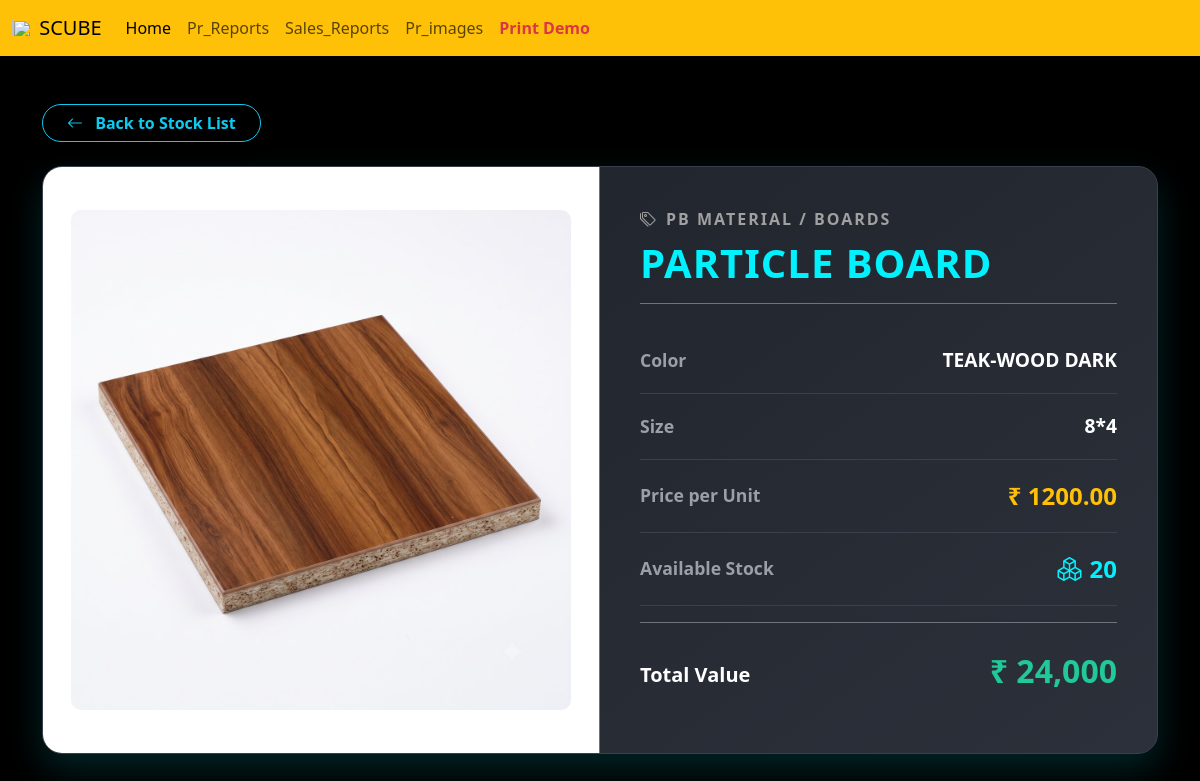
/stock-management/item/3/ (signed in), run on the app's committed database.
### manager/models.py (models this page shows, shortened)
class StockItem(models.Model):
    material = models.ForeignKey(StockMaterialCategory, on_delete=models.CASCADE, related_name='stock_items', verbose_name="Select Material")
    name = models.CharField(max_length=150, verbose_name="Item Name")
    color = models.CharField(max_length=50, null=True, blank=True, verbose_name="Color")
    size = models.CharField(max_length=50, null=True, blank=True, verbose_name="Size")
    prize = models.DecimalField(max_digits=10, decimal_places=2, verbose_name="Prize")
    stock = models.IntegerField(default=0, verbose_name="Stock Quantity")
    image = models.ImageField(upload_to='stock_images/', null=True, blank=True, verbose_name="Image")

class StockMaterialCategory(models.Model):
    MATERIAL_TYPES = [
        ('SOFA', 'SOFA MATERIAL'),
        ('PB', 'PB MATERIAL'),
    ]
    material_type = models.CharField(max_length=20, choices=MATERIAL_TYPES, verbose_name="Material Type")
    category_name = models.CharField(max_length=100, verbose_name="Category Name")

### manager/views.py (the view)
# urls.py: path('stock-management/item/<int:item_id>/', views.stock_item_detail, name='stock_item_detail'),
@user_passes_test(is_admin)
def stock_item_detail(request, item_id):
    item = get_object_or_404(StockItem, id=item_id)
    return render(request, 'stock_item_detail.html', {'item': item})

### manager/views.py (called while the page is built)
def is_admin(user):
    return user.is_authenticated and user.is_superuser

### manager/templates/stock_item_detail.html (shortened to what this page needs)
{% extends 'blank_layout.html' %}
{% load static %}
{% block content %}
<div class="container mt-5 mb-5">
    <a href="{% url 'stock_management' %}?cat_id={{ item.material.id }}" class="btn btn-outline-info rounded-pill px-4 mb-4 fw-bold shadow">
        <i class="bi bi-arrow-left me-2"></i> Back to Stock List
    </a>
    <div class="row detail-wrapper g-0">
        <div class="col-lg-6 border-end border-secondary">
            <div class="img-container">
                {% if item.image %}
                <img src="{{ item.image.url }}" alt="{{ item.name }}">
                {% else %}
                <img src="https://5.imimg.com/images/I/81hU2oV2vIL._AC_UF894,1000_QL80_.jpg" alt="Default Image">
                {% endif %}
            </div>
        </div>
        <div class="col-lg-6">
            <div class="info-container d-flex flex-column justify-content-center h-100">
                <div class="mb-4 pb-3 border-bottom border-secondary">
                    <div class="item-category mb-2"><i class="bi bi-tags me-2"></i>{{ item.material.get_material_type_display }} / {{ item.material.category_name }}</div>
                    <h1 class="item-title m-0">{{ item.name }}</h1>
                </div>
                <div class="details-list">
                    <div class="detail-row">
                        <span class="label">Color</span>
                        <span class="value">{{ item.color|default:"Not Specified" }}</span>
                    </div>
                    <div class="detail-row">
                        <span class="label">Size</span>
                        <span class="value">{{ item.size|default:"Not Specified" }}</span>
                    </div>
                    <div class="detail-row">
                        <span class="label">Price per Unit</span>
                        <span class="value price">₹ {{ item.prize }}</span>
                    </div>
                    <div class="detail-row">
                        <span class="label">Available Stock</span>
                        <span class="value stock"><i class="bi bi-boxes me-2"></i>{{ item.stock }}</span>
                    </div>
                    <div class="detail-row mt-3 border-top border-secondary pt-4">
                        <span class="label fs-5 mt-2 text-white">Total Value</span>
                        <span class="value total" id="totalStockValue">₹ 0</span>
                    </div>
                </div>
            </div>
        </div>
    </div>
</div>
{% endblock %}

### manager/templates/stock_item_detail.html (style rules this page uses)
body { background-color: #121212 !important; color: #f8f9fa !important; font-family: 'Segoe UI', Tahoma, Geneva, Verdana, sans-serif; }
.detail-wrapper { background: linear-gradient(145deg, #1e2229, #2b303a); border: 1px solid #3a414e; border-radius: 20px; overflow: hidden; box-shadow: 0 15px 35px rgba(0, 242, 254, 0.15); }
.img-container { background-color: #ffffff; display: flex; align-items: center; justify-content: center; height: 100%; min-height: 450px; padding: 20px; }
.img-container img { max-width: 100%; max-height: 500px; object-fit: contain; border-radius: 10px; }
.info-container { padding: 40px; }
.item-title { color: #00f2fe; font-weight: 900; font-size: 2.5rem; text-transform: uppercase; letter-spacing: 1px; }
.item-category { color: #a0a0a0; font-size: 1rem; font-weight: 700; letter-spacing: 2px; }
.detail-row { display: flex; justify-content: space-between; align-items: center; padding: 18px 0; border-bottom: 1px solid #3a414e; }
.detail-row:last-child { border-bottom: none; }
.label { color: #9aa0a6; font-weight: 700; font-size: 1.1rem; }
.value { color: #ffffff; font-weight: 800; font-size: 1.2rem; }
.value.price { color: #ffc107; font-size: 1.5rem; }
.value.stock { color: #00f2fe; font-size: 1.5rem; }
.value.total { color: #20c997; font-size: 2rem; }

### data on the page
StockItem: image (picture), material.material_type "PB MATERIAL", material.category_name "BOARDS", name "PARTICLE BOARD", color "TEAK-WOOD DARK", size "8*4", prize "1200.00", stock "20"
